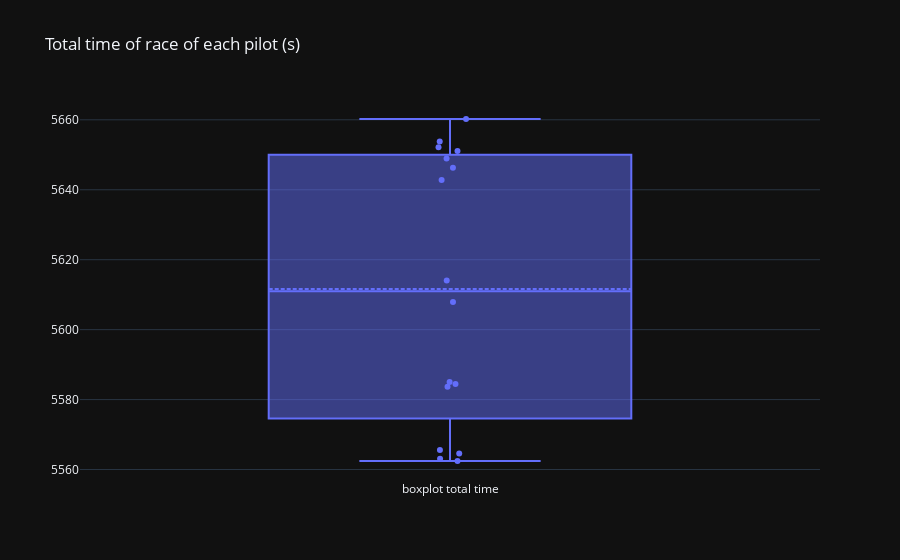

Notebook code for this chart:
### Code cell
fig = go.Figure(layout=go.Layout(title="Total time of race of each pilot (s)", template="plotly_dark"))
fig.add_trace(go.Box(y=last_gp["time"], name="boxplot total time", boxpoints="all", jitter=0.1, pointpos=0, boxmean=True, text=last_gp["pilot"]))

### Figure 1 — Plotly figure (JSON) as saved in the notebook; plotly's stock layout.template omitted (floating-point values rounded to 4 significant figures)
{"data": [{"boxmean": true, "boxpoints": "all", "jitter": 0.1, "name": "boxplot total time", "pointpos": 0, "text": ["per", "ver", "lec", "alo", "sai", "ham", "str", "rus", "nor", "tsu", "pia", "alb", "mag", "gas", "oco", "sar", "hul", "bot", "zho", "dev"], "type": "box", "y": [5562.0, 5565.0, 5584.0, 5584.0, 5608.0, 5563.0, 5614.0, 5585.0, 5643.0, 5646.0, 5649.0, 5651.0, 5652.0, 5654.0, 5660.0, 5566.0, null, null, null, null]}], "layout": {"title": {"text": "Total time of race of each pilot (s)"}}}
